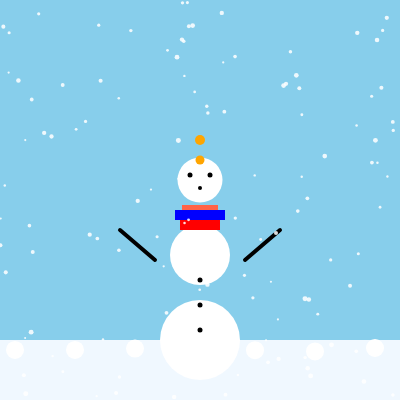
Frame 1 (no input)
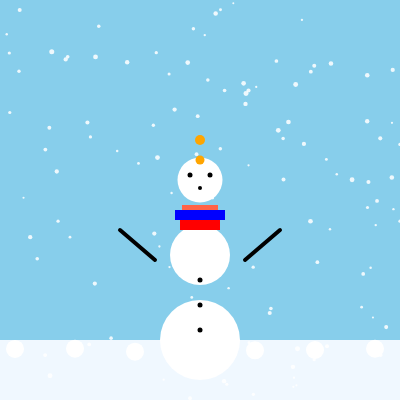
Frame 60 (no input)
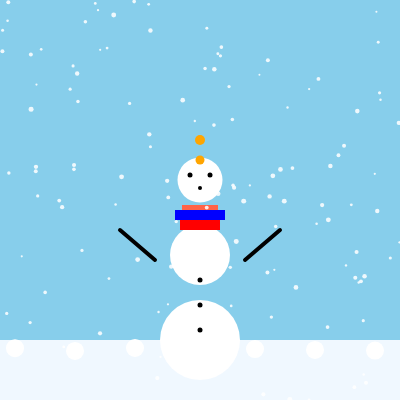
Frame 120 (the mouse pressed at the canvas centre since frame 60)

The p5.js sketch that drew these frames (run headless with seeded random() and noise() and a simulated clock; from frame 60 on, the mouse is pressed at the canvas centre):

// p5.js sketch
// ── sketch.js
let snowflakes = [];

function setup() {
  createCanvas(400, 400);
  noStroke();

  for (let i = 0; i < 120; i++) {
    snowflakes.push({
      x: random(width),
      y: random(height),
      r: random(2, 5),
      speed: random(0.5, 2),
      drift: random(-0.5, 0.5)
    });
  }
}

function draw() {
  background(135, 206, 235);

  drawSnowGround();
  drawSnowman(width / 2, height - 60);
  drawSnowflakes();
}

function drawSnowGround() {
  fill(240, 248, 255);
  rect(0, height - 60, width, 60);

  fill(255);
  for (let i = 0; i < 8; i++) {
    ellipse(i * 60 + 15, height - 50 + random(-2, 2), 18, 18);
  }
}

function drawSnowman(x, y) {
  const bodyColor = [255, 255, 255];

  fill(bodyColor);
  ellipse(x, y, 80, 80);
  ellipse(x, y - 85, 60, 60);
  ellipse(x, y - 160, 45, 45);

  fill(255, 165, 0);
  ellipse(x, y - 180, 9, 9);

  fill(0);
  ellipse(x - 10, y - 165, 5, 5);
  ellipse(x + 10, y - 165, 5, 5);
  ellipse(x, y - 152, 4, 4);

  fill(255, 99, 71);
  rect(x - 18, y - 135, 36, 8);

  fill(255, 0, 0);
  rect(x - 20, y - 120, 40, 10);

  fill(0);
  for (let i = 0; i < 3; i++) {
    ellipse(x, y - 10 - i * 25, 5, 5);
  }

  stroke(0);
  strokeWeight(4);
  line(x - 45, y - 80, x - 80, y - 110);
  line(x + 45, y - 80, x + 80, y - 110);
  noStroke();

  fill(0, 0, 255);
  rect(x - 25, y - 130, 50, 10);

  fill(255, 165, 0);
  ellipse(x, y - 200, 10, 10);
}

function drawSnowflakes() {
  for (let flake of snowflakes) {
    flake.y += flake.speed;
    flake.x += flake.drift;

    if (flake.y > height) {
      flake.y = -5;
      flake.x = random(width);
    }

    if (flake.x < 0) flake.x = width;
    if (flake.x > width) flake.x = 0;

    fill(255, 255, 255, 220);
    ellipse(flake.x, flake.y, flake.r, flake.r);
  }
}
